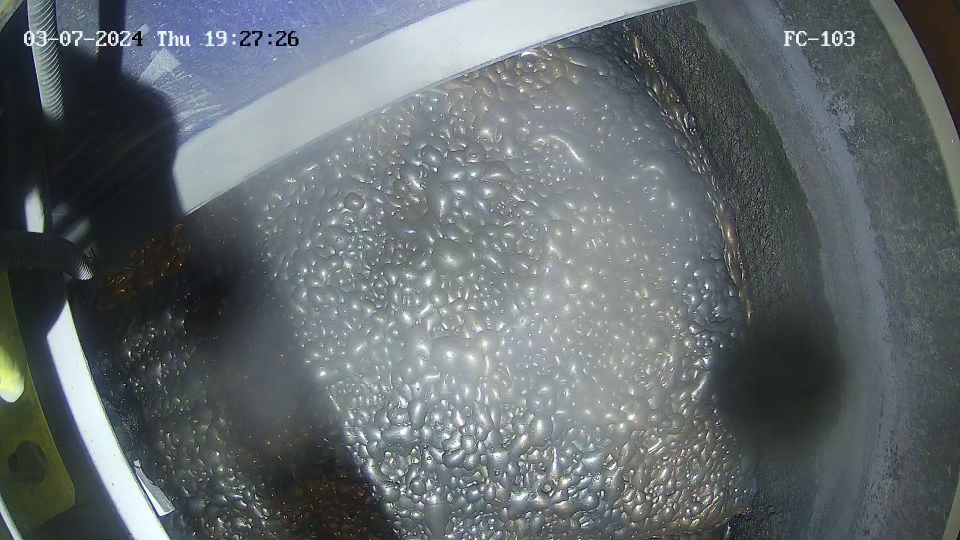
#> input picture new_photos/cv_open_dataset/open_img/1709807287_0.jpg, 1920 x 1080 px (shown at 1/2 size)
$ python -i infer_by_test.py   (imports and definitions only)   (older library calls are emulated)
#> lines starting #> are read from the running program, lines starting #| are printed output that depends on the picture
#> further down, picture is the input picture: shape (1080, 1920, 3); mean B, G, R 109.7, 106.6, 98.9
import os
import sys
import json
import base64
import cv2
import numpy as np
from ultralytics import YOLO

# model_path - путь к вашей модели (с именем и расширением файла, относительно скрипта в вашем архиве проекта)
# dataset_path - путь к папке с тестовым датасетом.
# Он состоит из n фотографий c расширением .jpg (гарантируется, что будет только это расширение)
#
# output_path - путь к файлу, в который будут сохраняться результаты (с именем и расширением файла)
dataset_path, output_path = sys.argv[1:]


# TODO ваша работа с моделью
# на вход модели подаются изображения из тестовой выборки
# результатом должен стать json-файл
# В качестве примера здесь показана работа на примере модели из baseline

# Пример функции инференса модели
def add_sobel_as_fourth_channel(image):
    """
    Adds the Sobel operator (edge detection) result as the fourth channel to an input image.

    Parameters:
        image (numpy.ndarray): Input image (H, W, 3) read by cv2.

    Returns:
        numpy.ndarray: Image with the Sobel operator as the fourth channel (H, W, 4).
    """
    if image is None:
        print(image)
        raise ValueError("Input image is None. Please provide a valid image.")

    if image.shape[-1] != 3:
        raise ValueError("Input image must have 3 channels (H, W, 3).")

    # Convert to grayscale for edge detection
    gray = cv2.cvtColor(image, cv2.COLOR_BGR2GRAY)
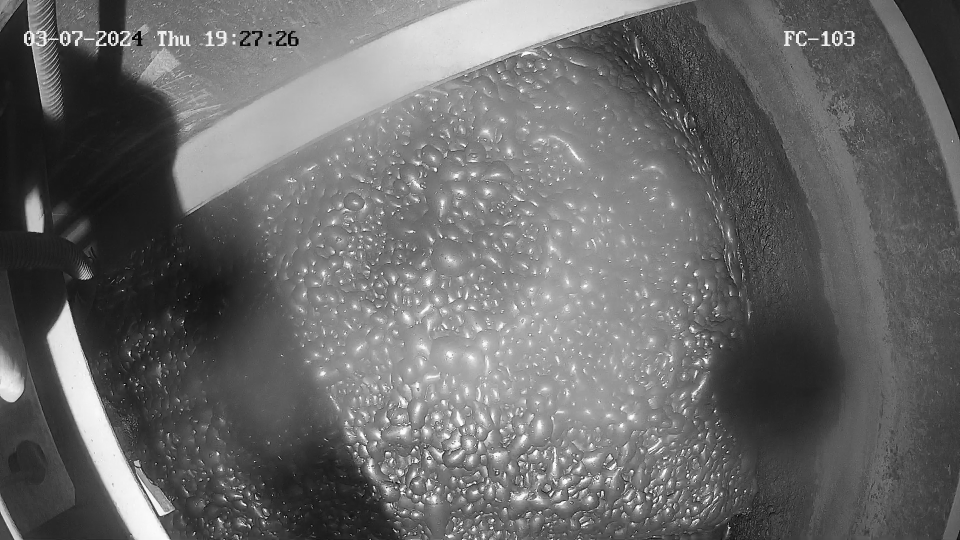
#> gray: shape (1080, 1920) (shown at 1/2 size); min 0, max 255, mean 104.6

    # Apply Sobel operator (X and Y gradients)
    sobel_x = cv2.Sobel(gray, cv2.CV_64F, 1, 0, ksize=3)  # Sobel in X direction
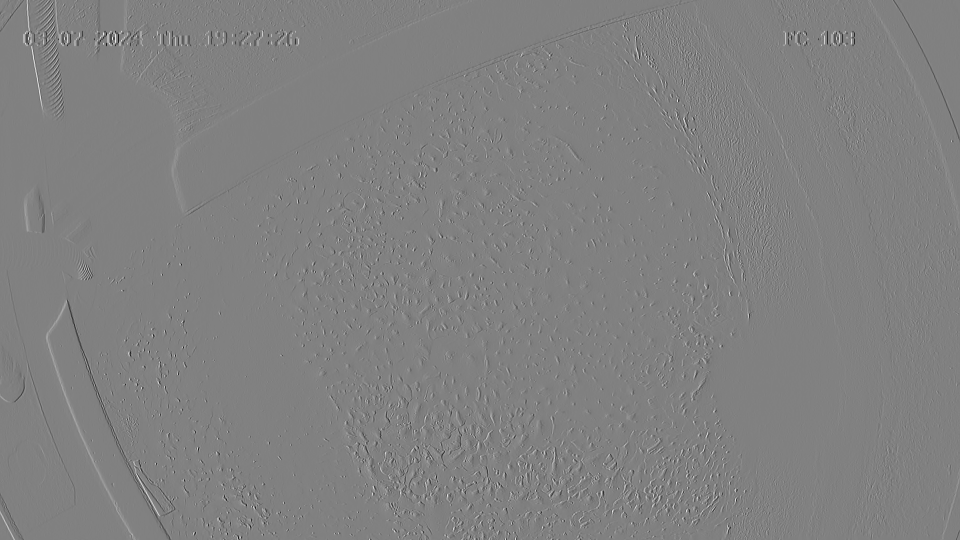
#> sobel_x: shape (1080, 1920) float64 (shown at 1/2 size); min -976, max 955, mean 0; drawn with min black and max white
    sobel_y = cv2.Sobel(gray, cv2.CV_64F, 0, 1, ksize=3)  # Sobel in Y direction

    # Compute the gradient magnitude
    sobel_magnitude = cv2.magnitude(sobel_x, sobel_y)
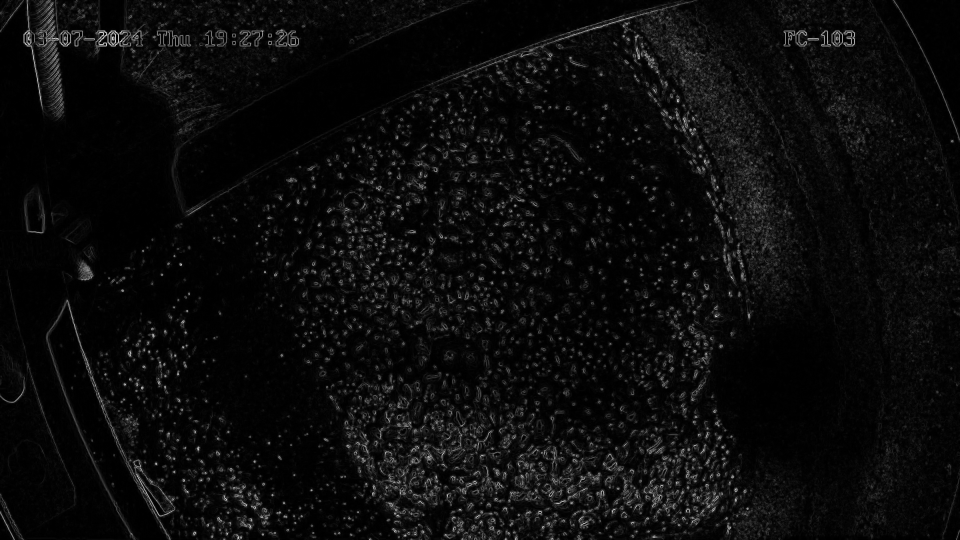
#> sobel_magnitude: shape (1080, 1920) float64 (shown at 1/2 size); min 0, max 1034.2, mean 48.3; drawn with min black and max white

    # Normalize to 8-bit (0-255)
    sobel_normalized = cv2.normalize(sobel_magnitude, None, 0, 255, cv2.NORM_MINMAX)
    sobel_normalized = sobel_normalized.astype(np.uint8)

    # Add Sobel as the fourth channel
    sobel_channel = np.expand_dims(sobel_normalized, axis=-1)  # Shape (H, W, 1)
    image_with_sobel = np.concatenate((image, sobel_channel), axis=-1)  # Shape (H, W, 4)

    return image_with_sobel


def infer_image(model, image_path):
    # Загрузка изображения
    image = cv2.imread(image_path)
    image = add_sobel_as_fourth_channel(image)

    # Инференс
    return model(image)


# TODO Ваш проект будет перенесен целиком, укажите корректны относительный путь до модели!!!
# TODO Помните, что доступа к интернету не будет и нельзя будет скачать веса модели откуда-то с внешнего ресурса!
model_path = './baseline2.pt'

# Тут показан пример с использованием модели, полученной из бейзлайна
# [1 line that did not run here, left out]
# [1 line not run here, left out]


def create_mask(image_path, results):
    # Загружаем изображение и переводим в градации серого
    image = cv2.imread(image_path)
    height, width = image.shape[:2]

    # Создаем пустую маску с черным фоном
    mask = np.zeros((height, width), dtype=np.uint8)

    # Проходим по результатам и создаем маску
    for result in results:
        masks = result.masks  # Получаем маски из результатов
        if masks is not None:
            for mask_array in masks.data:  # Получаем маски как массивы
                mask_i = mask_array.numpy()  # Преобразуем маску в numpy массив

                # Изменяем размер маски под размер оригинального изображения
                mask_i_resized = cv2.resize(mask_i, (width, height), interpolation=cv2.INTER_LINEAR)

                # Накладываем маску на пустую маску (255 для белого)
                mask[mask_i_resized > 0] = 255

    return mask

# Ваша задача - произвести инференс и сохранить маски НЕ в отдельные файлы, а в один файл submit.
# Для этого мы сначала будем накапливать результаты в словаре, а затем сохраним их в JSON.
results_dict = {}

# [10 lines not run here, left out]

# Сохраняем результаты в один файл "submit" (формат JSON)
submit_path = os.path.join(output_path, "submit.json")
# [2 lines not run here, left out]

>>> import cv2
>>> picture = cv2.imread('../new_photos/cv_open_dataset/open_img/1709807287_0.jpg')
>>> result = add_sobel_as_fourth_channel(picture)

$ run again, on new_photos/cv_open_dataset/open_img/1711182453_0.jpg
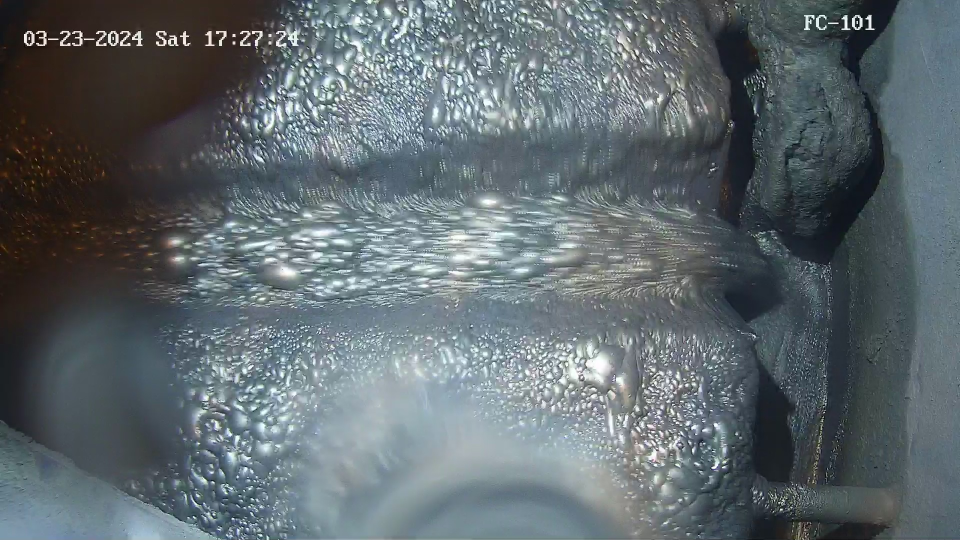
#> input picture new_photos/cv_open_dataset/open_img/1711182453_0.jpg, 1920 x 1080 px (shown at 1/2 size)
#> picture is the input picture: shape (1080, 1920, 3); mean B, G, R 110.1, 105.4, 95.4
#> in add_sobel_as_fourth_channel, `sobel_x = cv2.Sobel(gray, cv2.CV_64F, 1, 0, ksize=3)`:
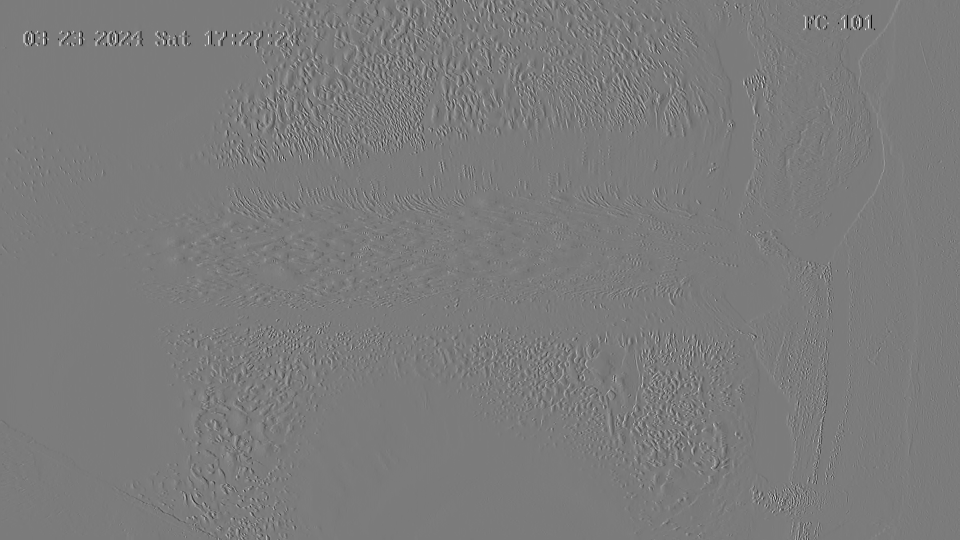
#> sobel_x: shape (1080, 1920) float64 (shown at 1/2 size); min -890, max 946, mean 0.3; drawn with min black and max white
#> in add_sobel_as_fourth_channel, `sobel_magnitude = cv2.magnitude(sobel_x, sobel_y)`:
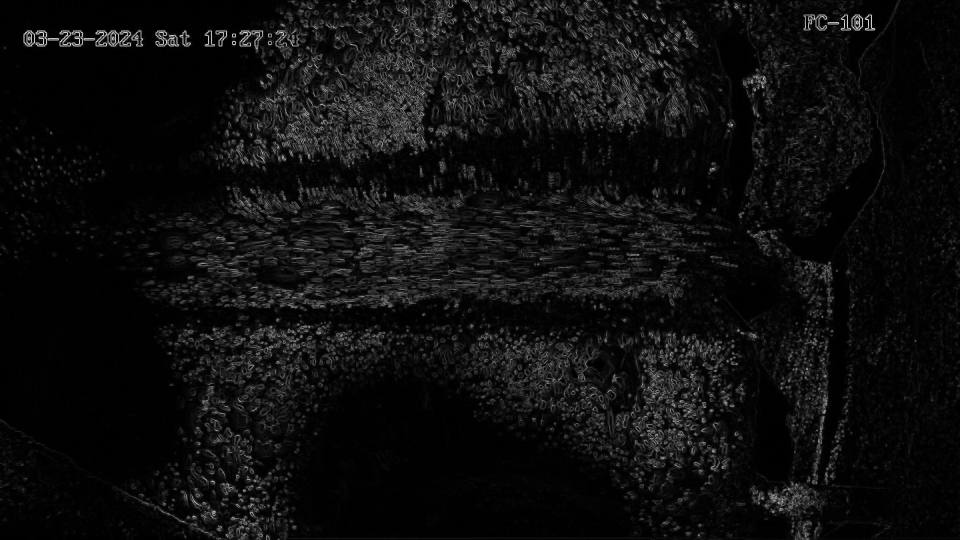
#> sobel_magnitude: shape (1080, 1920) float64 (shown at 1/2 size); min 0, max 996.5, mean 57.5; drawn with min black and max white

$ run again, on new_photos/cv_open_dataset/open_img/1711393084_0.jpg
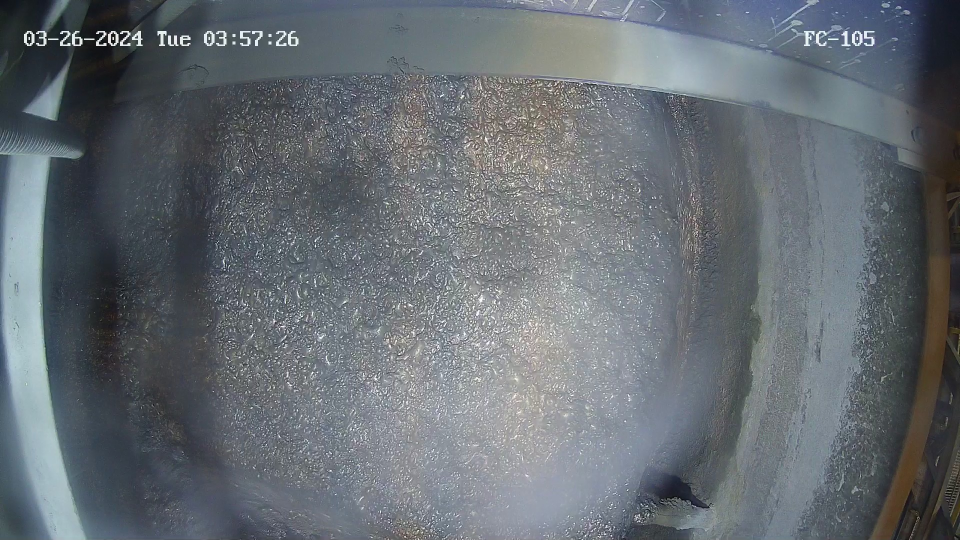
#> input picture new_photos/cv_open_dataset/open_img/1711393084_0.jpg, 1920 x 1080 px (shown at 1/2 size)
#> picture is the input picture: shape (1080, 1920, 3); mean B, G, R 114.8, 108.8, 102.4
#> in add_sobel_as_fourth_channel, `gray = cv2.cvtColor(image, cv2.COLOR_BGR2GRAY)`:
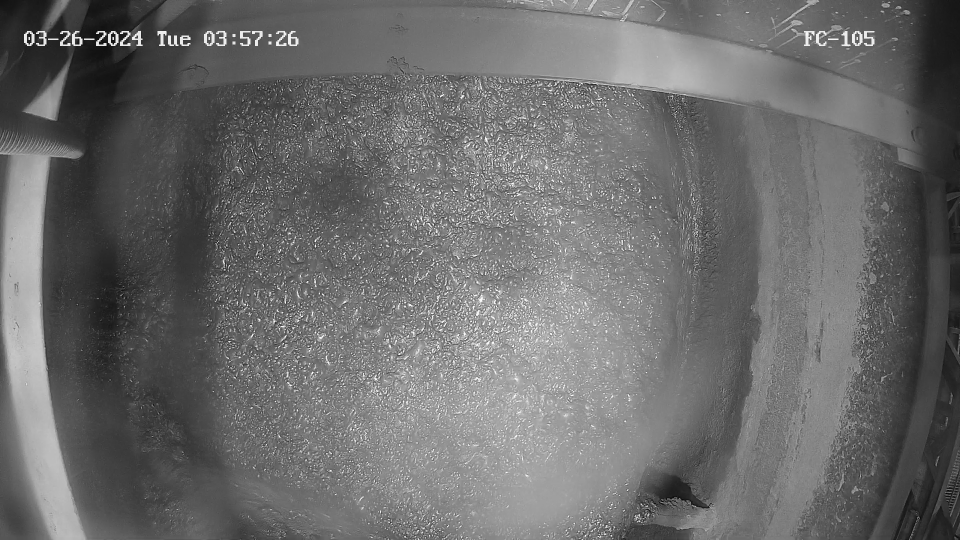
#> gray: shape (1080, 1920) (shown at 1/2 size); min 0, max 255, mean 107.5
#> in add_sobel_as_fourth_channel, `sobel_magnitude = cv2.magnitude(sobel_x, sobel_y)`:
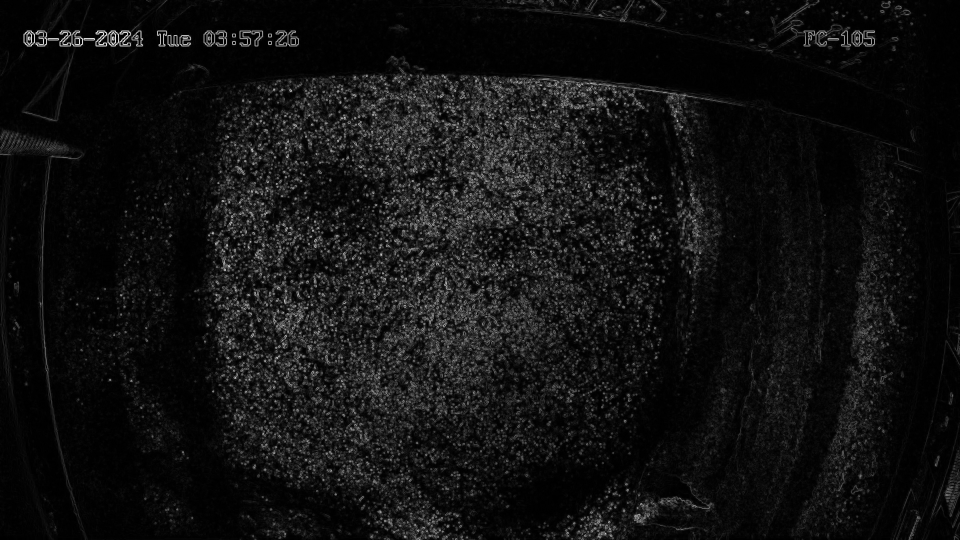
#> sobel_magnitude: shape (1080, 1920) float64 (shown at 1/2 size); min 0, max 943.8, mean 65.6; drawn with min black and max white
